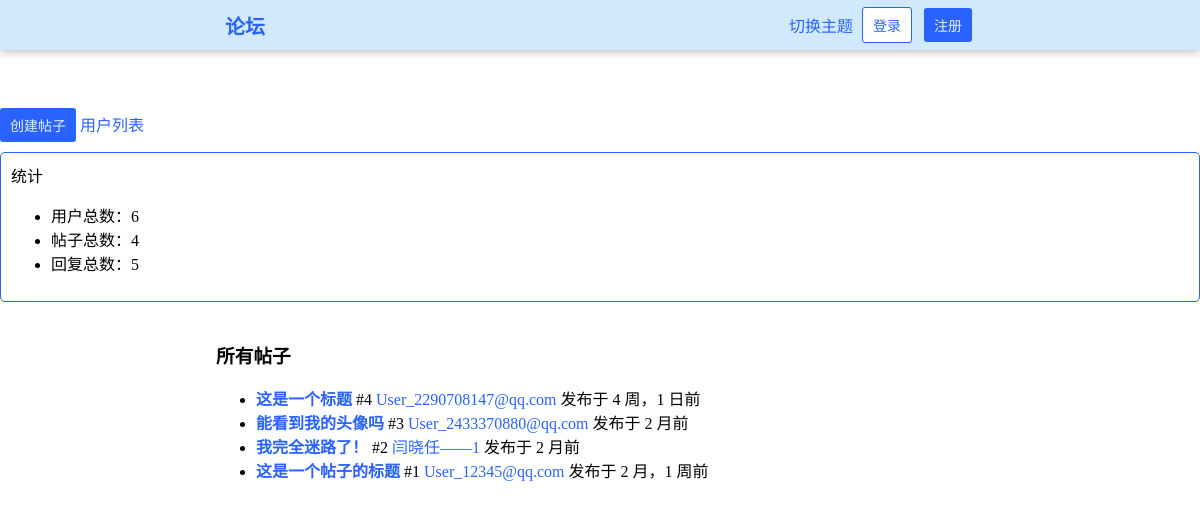
Before: / with the older database file.
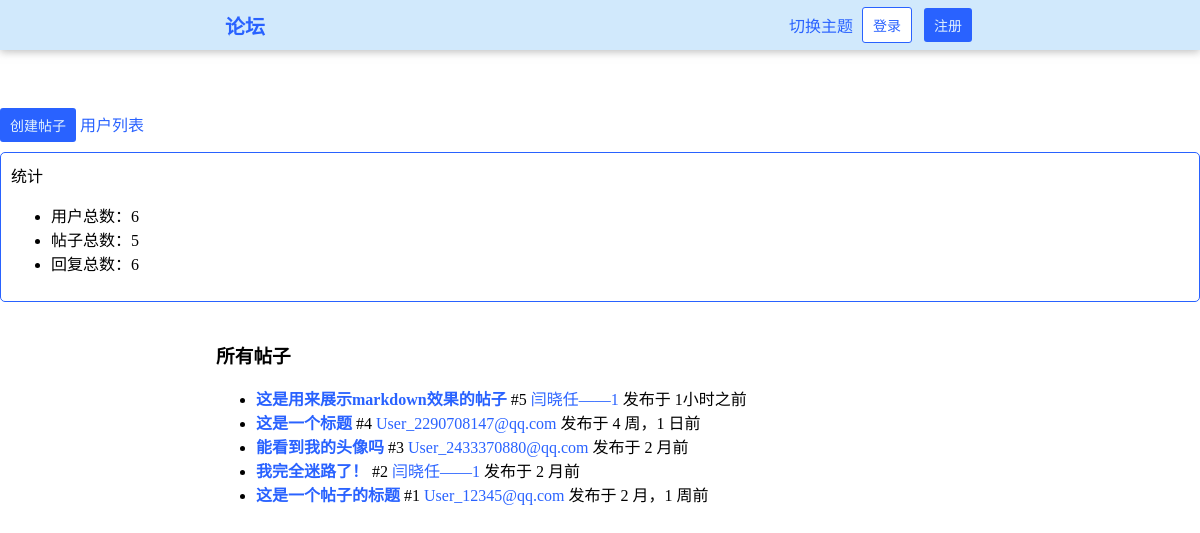
After: the same page with the newer database file.
### HustRava_app/models.py (models this page shows, shortened)
class Post(models.Model):
    title = models.CharField(max_length=100)
    content = models.TextField()
    created_at = models.DateTimeField(auto_now_add=True)
    author = models.ForeignKey('User', on_delete = models.CASCADE, related_name = "posts")
    like_nums = models.IntegerField(default = 0)
    is_topped = models.BooleanField("置顶帖子", default=False)

class User(models.Model):
    name = models.CharField(max_length=30,blank=True)
    email = models.EmailField(unique=True)
    password = models.CharField(max_length=30)
    created_at = models.DateTimeField(auto_now_add=True)
    bio = models.TextField(max_length = 100, blank=True)
    def __str__(self):
        return self.name

### HustRava_app/views.py (the view)
# urls.py: path('', views.index, name="index"),                                        # 首页 GET
def index(request):
    posts = Post.objects.order_by('-created_at')
    if "user" in request.session:
        return render(request, 'index.html', {
            "posts": posts,
            "topped_posts": Post.objects.filter(is_topped=True).order_by('-created_at'),
            "stats": {
                "users": User.objects.count(),
                "posts": Post.objects.count(),
                "comments": Comment.objects.count()
            },
            "user":request.session["user"]
        })
    else:
        print("index: user not exist")
        return render(request, 'index.html', {
            "user": request.session.get("user", None),  # 确保总是有"user"键
            "posts": posts,
            "stats": {
                "users": User.objects.count(),
                "posts": Post.objects.count(),
                "comments": Comment.objects.count()
            },
            "topped_topics": Post.objects.filter(is_topped=True).order_by('-created_at')
        })

### HustRava_app/templates/index.html (shortened to what this page needs)
{% load static %}
{% load humanize %}
<!DOCTYPE html>
<html lang="zh-CN">
<head>
    <link rel="stylesheet" href="{% static 'style.css' %}">
    <link rel="stylesheet" href="{% static 'style-forum.css' %}">
    <link rel="stylesheet" href="{% static 'style-dark.css' %}">
</head>
<body>
    {% include 'header.html' %}
    <br>
    <br>
    <br>
    <br>
    <br>
    <br>
    <div id="main">
        <div class="sidebar">
            <a href="/create/" class="a-button"><button>创建帖子</button></a>
            <a href="/users/">用户列表</a>
            <div class="stats">
                <span class="title">统计</span>
                <ul>
                    <li>用户总数：{{ stats.users }}</li>
                    <li>帖子总数：{{ stats.posts }}</li>
                    <li>回复总数：{{ stats.comments }}</li>
                </ul>
            </div>
            </div>
        <div class="content">
            {% if posts %}
                <h3>所有帖子</h3>
                <ul class="post-list">
                    {% for post in posts %}
                        <li>
                            <a href="/post/{{ post.id }}/"><b>{{ post.title }}</b></a>
                            <span>#{{ post.id }}</span>
                            <span><a href="/user/{{ post.author.email }}">{{ post.author }}</a> 发布于 {{ post.created_at|naturaltime }}</span>
                        </li>
                    {% endfor %}
                </ul>
            {% else %}
                <p>没有帖子</p>
            {% endif %}
        </div>
    </div>
</body>
</html>

### HustRava_app/templates/header.html (shortened to what this page needs)
<!DOCTYPE html>
<header class="header">
    <a href="/" class="a-button header-title">论坛</a>
    {% if user %}
        <div class="dropdown">
            <button class="button-dropdown">{{ user.name }}</button>
            <div class="dropdown-content">
                <ul>
                    <li><a href="/user/{{ user.email }}"><div>个人主页</div></a></li>
                    <li><a href="/settings/"><div>设置</div></a></li>
                    <li><a onclick="toggle_theme()"><div>切换主题</div></a></li>
                    <div class="hr" style="margin: 4% 3px;"></div>
                    <li><a href="/logout/"><div class="logout-button">退出登录</div></a></li>
                </ul>
            </div>
        </div>
    {% else %}
        <a onclick="toggle_theme()" style="cursor: pointer;">切换主题</a>
        <a href="/login/" class="a-button"><button class="button-white">登录</button></a>
        <a href="/register/" class="a-button"><button>注册</button></a>
    {% endif %}
</header>

### HustRava_app/static/style.css (style rules this page uses)
body { margin: 0; }
h1, h2, h3, h4, h5, h6, p { color: black; }
a { text-decoration: none; border: none; color: #2962FF; transition-duration: 0.3s; transition-timing-function: ease; border-bottom: 1px solid transparent; }
button, input[type="submit"] { padding: 7px 10px; font-size: 14px; color: #E3F2FD; border-radius: 3px; border: none; background-color: #2962FF; cursor: pointer; transition-duration: 0.3s; transition-timing-function: ease; }
.a-button { border: none !important; }
.header { width: 100%; height: 50px; background-color: #BBDEFBAA; backdrop-filter: blur(16px); box-shadow: 0px 2px 8px #8888; position: fixed; top: 0; left: 0; z-index: 100; display: flex; justify-content: center; align-items: center; }
.header * { margin: 0 3px; }
.button-white { background-color: #FFF; border: 1px solid #2962FF; color: #2962FF; }
.header-title { font-size: 20px; font-weight: bold; }

### HustRava_app/static/style-forum.css (style rules this page uses)
.content { padding: 10px 18%; }
.stats { border: 1px solid #2962FF; padding: 10px; border-radius: 5px; margin: 10px 0; }

### HustRava_app/static/style-dark.css (style rules this page uses)
body, .header, #footer, h1, h2, h3, h4, h5, h6, p, span { transition: background-color 0.2s ease, color 0.2s ease; }

Changed rows visible on the page:
added Post: title "这是用来展示markdown效果的帖子", id "5", author "闫晓任——1", created_at "1小时之前"
Other visible differences:
{{ stats.posts }}: "4" → "5"
{{ stats.comments }}: "5" → "6"
